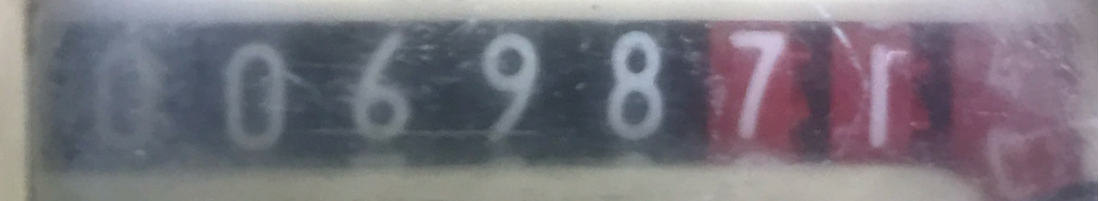
#> input picture work.png, 1099 x 201 px
$ python read_text_from_image.py
#> lines starting #> are read from the running program, lines starting #| are printed output that depends on the picture
import cv2
import pytesseract

# Set the path to the Tesseract executable
pytesseract.pytesseract.tesseract_cmd = r'C:\Program Files\Tesseract-OCR\tesseract.exe'

img_lst = ["work.png"]
extracted_text = []  # List to store extracted text from each image

for i, img_nm in enumerate(img_lst):
    img = cv2.imread(img_nm)
#> img is the input picture: shape (201, 1099, 3); mean B, G, R 125.3, 116.7, 120.7
    gry = cv2.cvtColor(img, cv2.COLOR_BGR2GRAY)
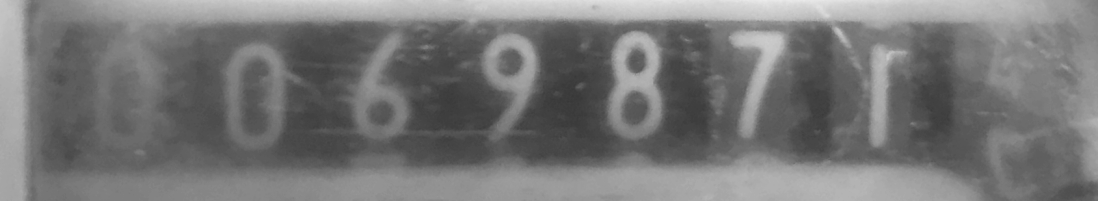
#> gry: shape (201, 1099); min 55, max 255, mean 118.9
    (h, w) = gry.shape[:2]
#> h = 201; w = 1099
    if i == 0:
        thr = gry
    else:
        gry = cv2.resize(gry, (w * 2, h * 2))
        erd = cv2.erode(gry, None, iterations=1)
        if i == len(img_lst)-1:
            thr = cv2.threshold(erd, 0, 255, cv2.THRESH_BINARY_INV + cv2.THRESH_OTSU)[1]
        else:
            thr = cv2.threshold(erd, 0, 255, cv2.THRESH_BINARY + cv2.THRESH_OTSU)[1]
    bnt = cv2.bitwise_not(thr)
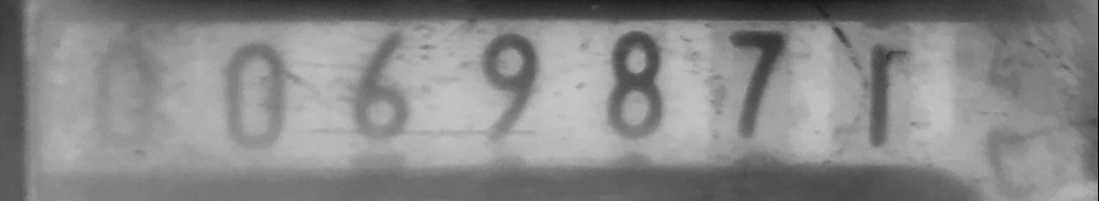
#> bnt: shape (201, 1099); min 0, max 200, mean 136.1
#> (the run stopped early here; a loop or call above may not have finished)
